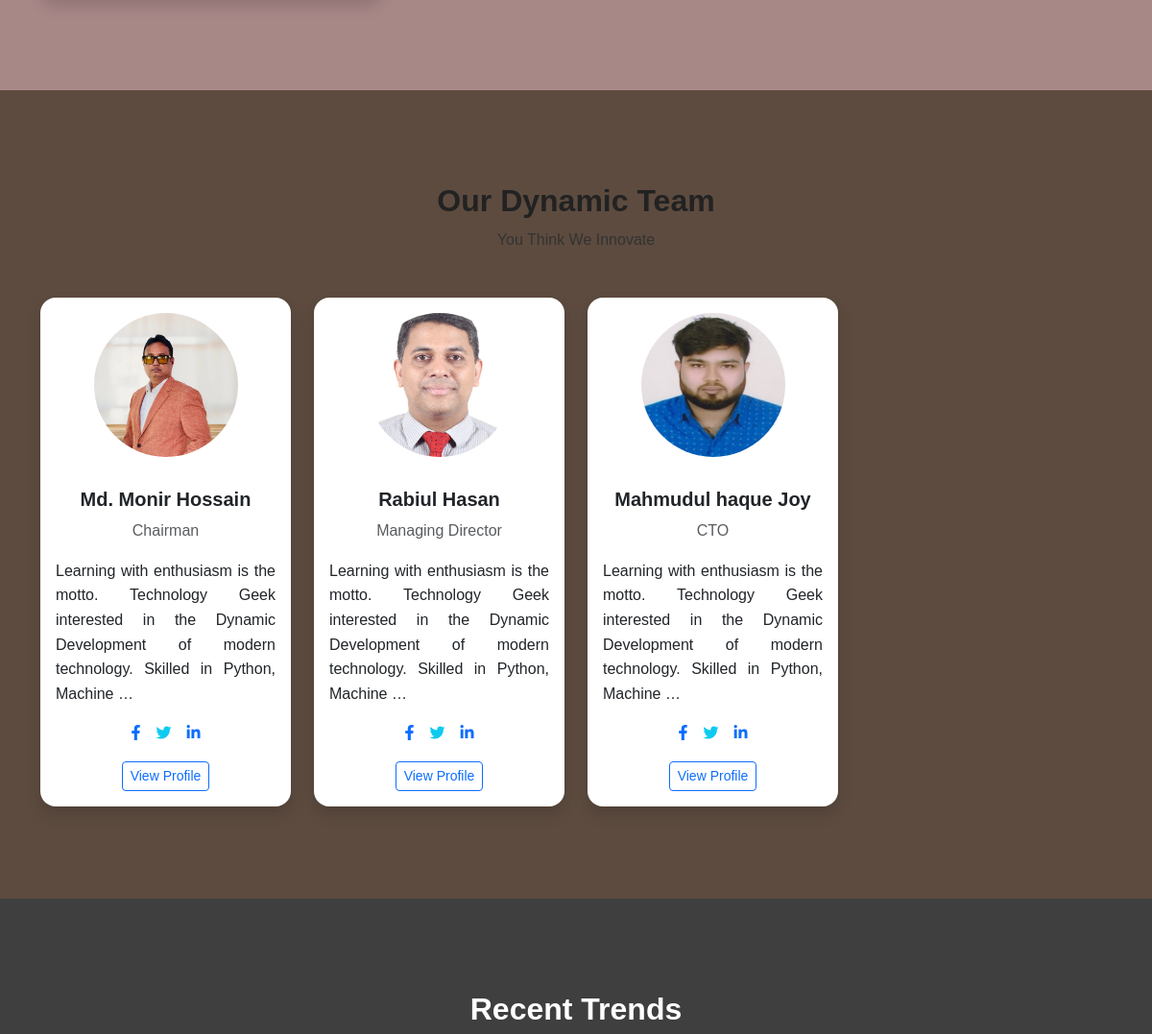
Before: / (middle part) with the older database file.
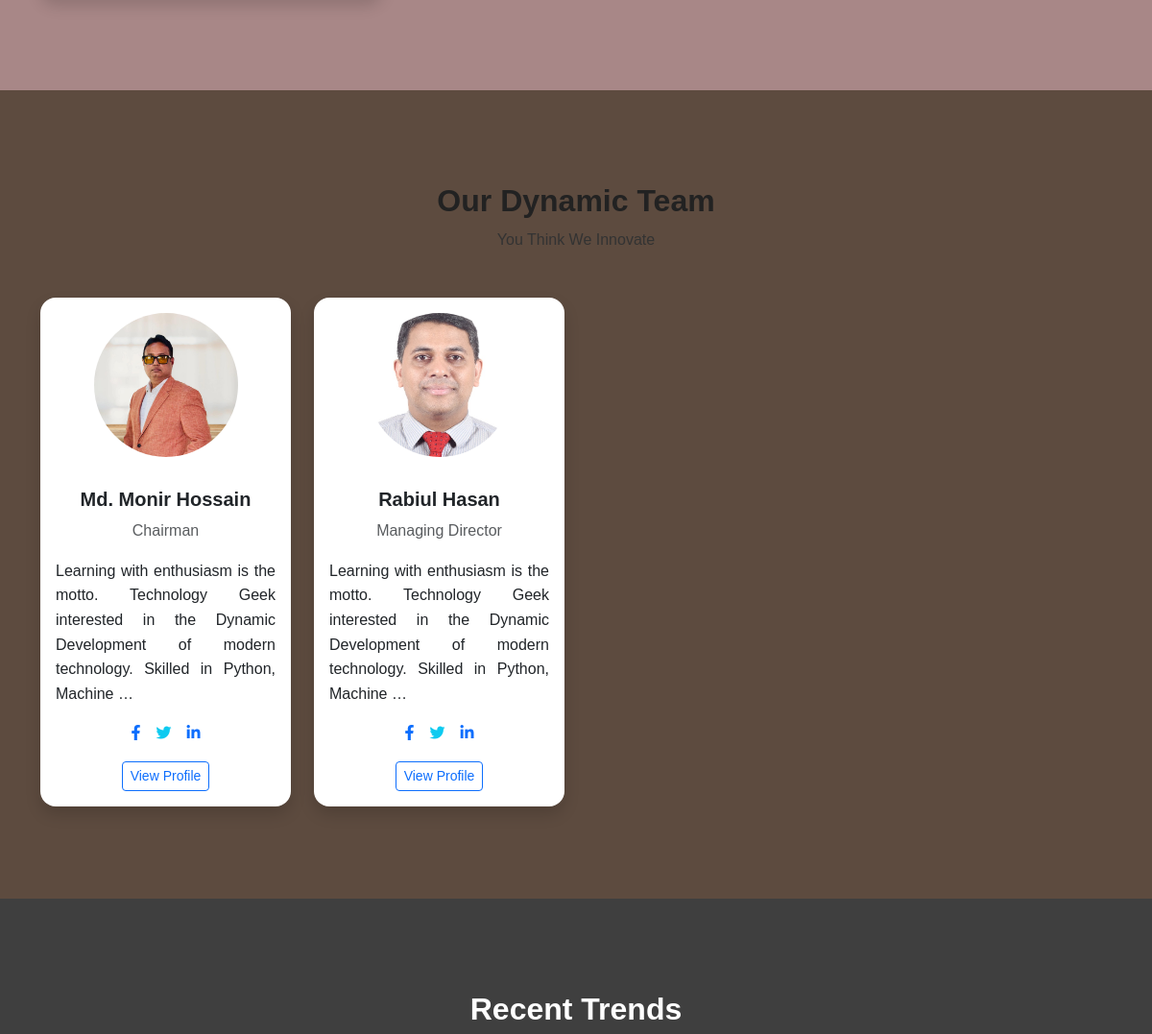
After: the same page with the newer database file.
### website/models.py (models this page shows, shortened)
class PageSection(models.Model):
    SECTION_CHOICES = [
        ('about', 'About Section'),
        ('services', 'Services Section'),
        ('projects', 'Projects Section'),
        ('news', 'News Section'),
        ('career', 'Career Section'),
        ('contact', 'Contact Section'),
        ('team', 'Team Section'),
        ('media', 'Media Section'),
        ('partners', 'Partners Section'),
        ('clients', 'Clients Section'),
    ]
    section_name = models.CharField(max_length=50, choices=SECTION_CHOICES, unique=True)
    title = models.CharField(max_length=200)
    subtitle = models.CharField(max_length=300)
    background_color = ColorField(default='#ffffff')
    show_section = models.BooleanField(default=True)

class TeamMember(models.Model):
    name = models.CharField(max_length=200)
    position = models.CharField(max_length=200)
    bio = models.TextField()
    image = models.ImageField(upload_to='team/')
    facebook = models.URLField(blank=True)
    twitter = models.URLField(blank=True)
    linkedin = models.URLField(blank=True)
    order = models.PositiveIntegerField(default=0)
    class Meta:
        ordering = ['order']

### website/views.py (the view)
# urls.py: 2. Add a URL to urlpatterns:  path('', views.home, name='home')
def home(request):
    context = {
        'settings': SiteSetting.objects.first(),
        'home_page': HomePage.objects.first(),
        'services': Service.objects.all().order_by('order'),
        'features': Feature.objects.filter(show_on_homepage=True),
        'testimonials': Testimonial.objects.all(),
        'team': TeamMember.objects.all().order_by('order'),
        'projects': Project.objects.all(),
        'news_list': News.objects.order_by('-published_at')[:5],
        'careers': Career.objects.filter(is_open=True),
        'sections': {section.section_name: section for section in PageSection.objects.all()},
        'media_items': MediaItem.objects.filter(is_active=True).order_by('order'),
        'partners': Partner.objects.filter(is_active=True).order_by('order'),
        'clients': Client.objects.filter(is_active=True).order_by('order'),
    }
    return render(request, 'index.html', context)

### templates/index.html (shortened to what this page needs)
{% extends 'base.html' %}
{% load static %}
{% block content %}
{% if sections.clients.show_section %}
<section id="clients" class="py-5" style="background-color: {{ sections.clients.background_color }};">
    <div class="container py-5">
    </div>
</section>
{% endif %}
{% if sections.team.show_section %}
<section id="team" class="py-5 position-relative" style="background-color: {{ sections.team.background_color }};">
    <div class="container py-5">
        <div class="text-center mb-5">
            <h2>{{ sections.team.title }}</h2>
            <p>{{ sections.team.subtitle }}</p>
        </div>
        <div class="row g-4">
            {% for member in team %}
            <div class="col-lg-3 col-md-6 animate__animated animate__fadeInUp">
                <div class="card h-100 shadow border-0 text-center transition-all hover-scale">
                    <div class="p-3 d-flex justify-content-center">
                        <img src="{{ member.image.url }}"
                             class="img-fluid rounded-circle"
                             alt="{{ member.name }}"
                             style="width: 150px; height: 150px; object-fit: cover;">
                    </div>
                    <div class="card-body">
                        <h5 class="card-title">{{ member.name }}</h5>
                        <p class="text-muted">{{ member.position }}</p>
                        <p class="card-text" style="text-align: justify;">{{ member.bio|truncatewords:20 }}</p>
                        <div class="d-flex justify-content-center gap-3">
                            {% if member.facebook %}
                            <a href="{{ member.facebook }}" target="_blank" rel="noopener noreferrer" class="text-primary"><i class="fab fa-facebook-f"></i></a>
                            {% endif %}
                            {% if member.twitter %}
                            <a href="{{ member.twitter }}" target="_blank" rel="noopener noreferrer" class="text-info"><i class="fab fa-twitter"></i></a>
                            {% endif %}
                            {% if member.linkedin %}
                            <a href="{{ member.linkedin }}" target="_blank" rel="noopener noreferrer" class="text-primary"><i class="fab fa-linkedin-in"></i></a>
                            {% endif %}
                        </div>
                        <a href="{% url 'team_member_detail' member.id %}" class="btn btn-sm btn-outline-primary mt-3">View Profile</a>
                    </div>
                </div>
            </div>
            {% endfor %}
        </div>
    </div>
</section>
{% endif %}
{% if sections.news.show_section %}
<section id="news" class="py-5" style="background-color: {{ sections.news.background_color }};">
    <div class="container py-5">
        <div class="text-center mb-5">
            <h2 class="text-white">{{ sections.news.title }}</h2>
        </div>
    </div>
</section>
{% endif %}
{% endblock %}

### templates/base.html (shortened to what this page needs)
{% load static %}
{% load color_filters %}
<!DOCTYPE html>
<html lang="en">
<head>
    <link href="https://cdn.jsdelivr.net/npm/bootstrap@5.3.3/dist/css/bootstrap.min.css" rel="stylesheet">
    <link rel="stylesheet" href="https://cdnjs.cloudflare.com/ajax/libs/font-awesome/6.4.0/css/all.min.css">
    <link rel="stylesheet" href="{% static 'css/style.css' %}">
    <link rel="stylesheet" href="https://cdnjs.cloudflare.com/ajax/libs/OwlCarousel2/2.3.4/assets/owl.carousel.min.css">
    <link rel="stylesheet" href="https://cdnjs.cloudflare.com/ajax/libs/OwlCarousel2/2.3.4/assets/owl.theme.default.min.css">
</head>
<body>
    {% block content %}{% endblock %}
</body>
</html>

### templates/navbar.html (shortened to what this page needs)
{% load static %}

### templates/footer.html (shortened to what this page needs)
{% load static %}

### static/css/style.css (style rules this page uses)
:root { --primary: #007bff; --secondary: #1cc88a; --dark: #5a5c69; --light: #f8f9fc; }
body { font-family: 'Poppins', sans-serif; color: #333; line-height: 1.6; overflow-x: hidden; }
h1, h2, h3, h4, h5, h6 { font-family: 'Montserrat', sans-serif; font-weight: 700; color: #222; }
.card, .service-card, .feature-item, .team-member-card { border-radius: 1rem !important; transition: transform 0.3s ease, box-shadow 0.3s ease; }

Changed rows visible on the page:
removed TeamMember: image (picture), name "Mahmudul haque Joy", position "CTO", bio "Learning with enthusiasm is the motto. Technology Geek interested in the Dynamic Development of modern technology. Skilled in Python, Machine …"
